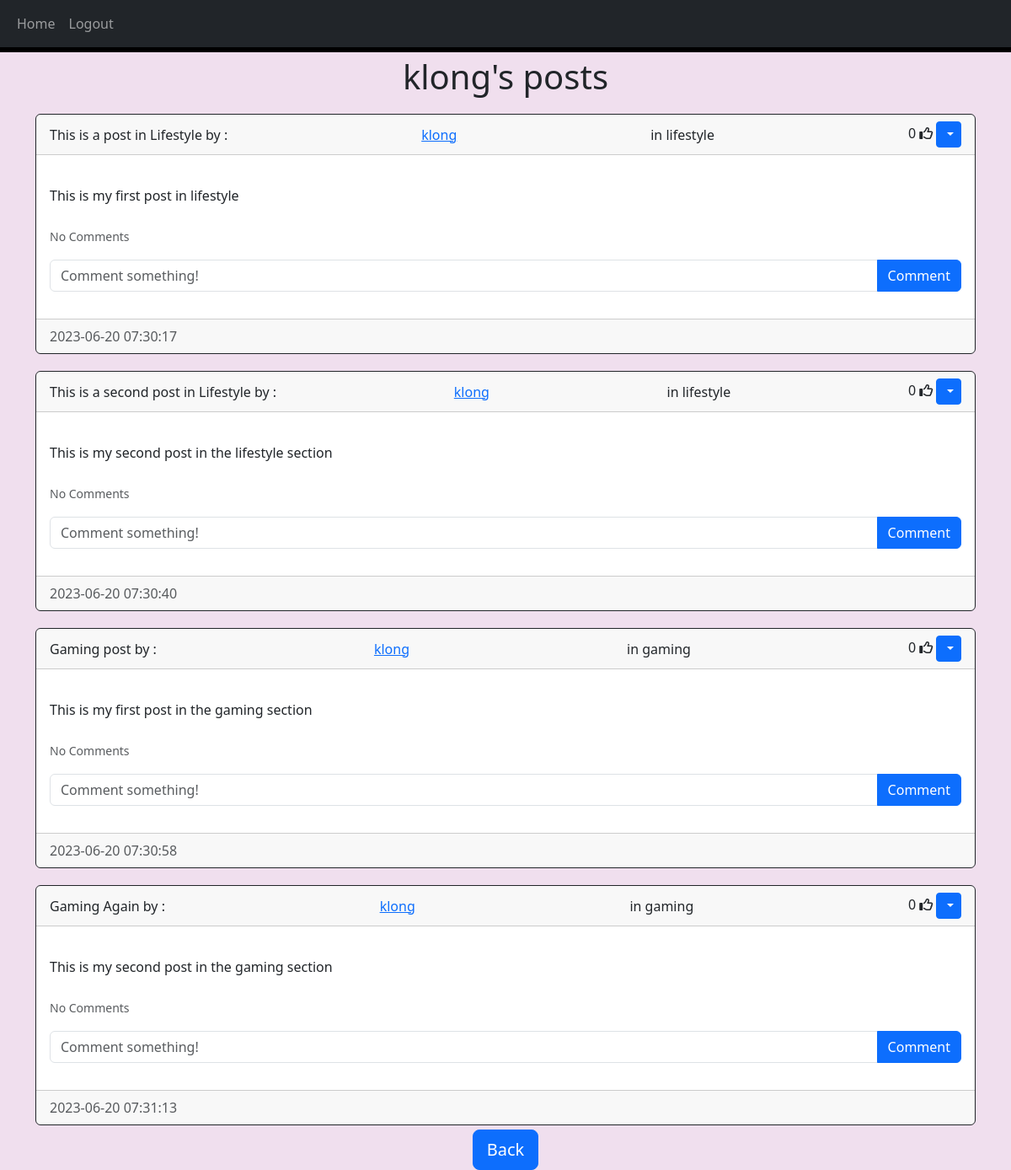
Screenshot of /posts/klong (signed in) with the database file from the repository.
### website/models.py (models this page shows)
class User(db.Model, UserMixin):
    id = db.Column(db.Integer, primary_key = True)
    email = db.Column(db.String(170), unique = True)
    username = db.Column(db.String(170), unique = True)
    password = db.Column(db.String(170))
    date_created = db.Column(db.DateTime(timezone = True),default = func.now())
    posts = db.relationship('Post', backref='user', passive_deletes=True)
    comments = db.relationship('Comment', backref='user', passive_deletes=True)
    likes = db.relationship('Like', backref='user', passive_deletes=True)

class Post(db.Model):
    id = db.Column(db.Integer, primary_key = True)
    title = db.Column(db.String(200),nullable=False)
    category = db.Column(db.String(200))
    text = db.Column(db.Text, nullable = False)
    date_created = db.Column(db.DateTime(timezone=True), default=func.now())
    author = db.Column(db.Integer, db.ForeignKey('user.id', ondelete='CASCADE'), nullable=False)
    comments = db.relationship('Comment', backref='post', passive_deletes=True)
    likes = db.relationship('Like', backref='post', passive_deletes=True)

### website/views.py (the view)
@views.route("/posts/<username>")
@login_required
def posts(username):
    user = User.query.filter_by(username = username).first()
    if not user:
        flash("No user by that name exists", category = 'error')
        return redirect(url_for('views.home'))
    posts = user.posts
    return render_template("posts.html", user=current_user, posts = posts, username = username)

### website/__init__.py (called while the page is built)
def create_app():
    app = Flask(__name__)
    app.config['SECRET_KEY'] = "helloworld"
    app.config['SQLALCHEMY_DATABASE_URI'] = f'sqlite:///{DB_NAME}'
    db.init_app(app)
    from .views import views
    from .auth import auth
    app.register_blueprint(views, url_prefix="/")
    app.register_blueprint(auth, url_prefix="/")
    from .models import User, Post, Comment, Like
    with app.app_context():
        db.create_all()
    login_manager = LoginManager() #login_manager new instance of LoginManager class
    login_manager.login_view = "auth.login" # if the user isn't logged in, put them here
    login_manager.init_app(app)
    @login_manager.user_loader
    def load_user(id): #remember if we get this from an input it will be a string
        return User.query.get(int(id)) #hence the casting
    return app

### website/templates/posts.html (shortened to what this page needs)
{% extends "posts_div.html" %}
{% block header %} {{username}}'s posts {% endblock %}
{% block footer %}
    <div class="center">
      <a href="/home"><button type="button" class="btn btn-primary btn-lg">Back</button></a>
    </div>
{% endblock %}

### website/templates/posts_div.html (shortened to what this page needs)
{% extends "base.html" %} {% block title %}Home{% endblock %} {% block content
    %}
    <h1 class="center">{% block header %}Posts{% endblock %}</h1>
    <div id="posts">
      {% for post in posts %}
      <div class="card border-dark">
        <div class="card-header d-flex justify-content-between align-items-center">
          {{post.title}} by : <a href="/posts/{{post.user.username}}"> {{post.user.username}} </a> in {{post.category}}</a>
          <div>
            <span id="likes-count-{{post.id}}">
            {{ post.likes|length }}</span>
            {% if user.id in post.likes|map(attribute="author")|list %}
            <i class="fas fa-thumbs-up" id="like-button-{{post.id}}" onclick="like({{post.id}})"></i>
            {% else %}
            <i class="far fa-thumbs-up" id="like-button-{{post.id}}" onclick="like({{post.id}})"></i>
            {% endif %} {% if user.id == post.author %}
            <div class="btn-group">
              <button type="button" class="btn btn-sm btn-primary dropdown-toggle" data-bs-toggle="dropdown">
              </button>
            </div>
            {% endif %}
          </div>
        </div>
        <div class="card-body">
          <div class="card-text">{{post.text}}</div>
          <br />
          <p class="card-text">
            {% if post.comments|length > 0 %}
            <a data-bs-toggle="collapse" href="#comments-{{post.id}}" role="button">
              <small>View {{post.comments|length}} Comments</small>
            </a>
            {% else %}
            <small class="text-muted">No Comments</small>
            {% endif %}
          </p>
          <form class="input-group mb-3" method="POST" action="/create-comment/{{post.id}}">
            <input type="text" id="text" name="text" class="form-control" placeholder="Comment something!"/>
            <button type="submit" class="btn btn-primary">Comment</button>
          </form>
        </div>
        <div class="card-footer text-muted">{{post.date_created}}</div>
      </div>
    {% endfor %}
    </div>
{% block footer %}{% endblock %}
{% endblock %}

### website/templates/base.html (shortened to what this page needs)
<!DOCTYPE html>
<html lang="en">
<head>
    <link href="https://cdn.jsdelivr.net/npm/bootstrap@5.3.0-alpha3/dist/css/bootstrap.min.css" rel="stylesheet">
    <link rel= "stylesheet" type= "text/css" href="{{ url_for('static', filename='style.css')}}">
</head>
<body>
    <nav class="navbar navbar-expand-lg navbar-dark bg-dark">
        <div class="container-fluid">
          <div class="collapse navbar-collapse" id="navbar">
            <div class="navbar-nav">
              <a class="nav-item nav-link" href="/home">Home</a>
              {% if user.is_authenticated %}
                <a class="nav-item nav-link" href="/logout">Logout</a>
              {% else %}
                <a class="nav-item nav-link" href="/login">Login</a>
                <a class="nav-item nav-link" href="/sign-up">Sign Up</a>
              {% endif %}
            </div>
          </div>
        </div>
      </nav>
      <div class="container">{% block content %}{% endblock %}</div>
</body>
</html>

### website/static/style.css (style rules this page uses)
body { background-color: rgb(240, 223, 238); }
.center { text-align: center; padding-top: 5px; }
nav { border-width: 0px 0px 6px 0px; border-style: solid; border-color: rgb(0, 0, 0); }
#posts > div, .card-body > div { margin-top: 20px; }

### rows the page displays
User: username "klong"
Post: title "This is a post in Lifestyle", user.username "klong", category "lifestyle", likes|length "0", text "This is my first post in lifestyle", date_created "2023-06-20 07:30:17"
Post: title "This is a second post in Lifestyle", user.username "klong", category "lifestyle", likes|length "0", text "This is my second post in the lifestyle section", date_created "2023-06-20 07:30:40"
Post: title "Gaming post", user.username "klong", category "gaming", likes|length "0", text "This is my first post in the gaming section", date_created "2023-06-20 07:30:58"
Post: title "Gaming Again", user.username "klong", category "gaming", likes|length "0", text "This is my second post in the gaming section", date_created "2023-06-20 07:31:13"
